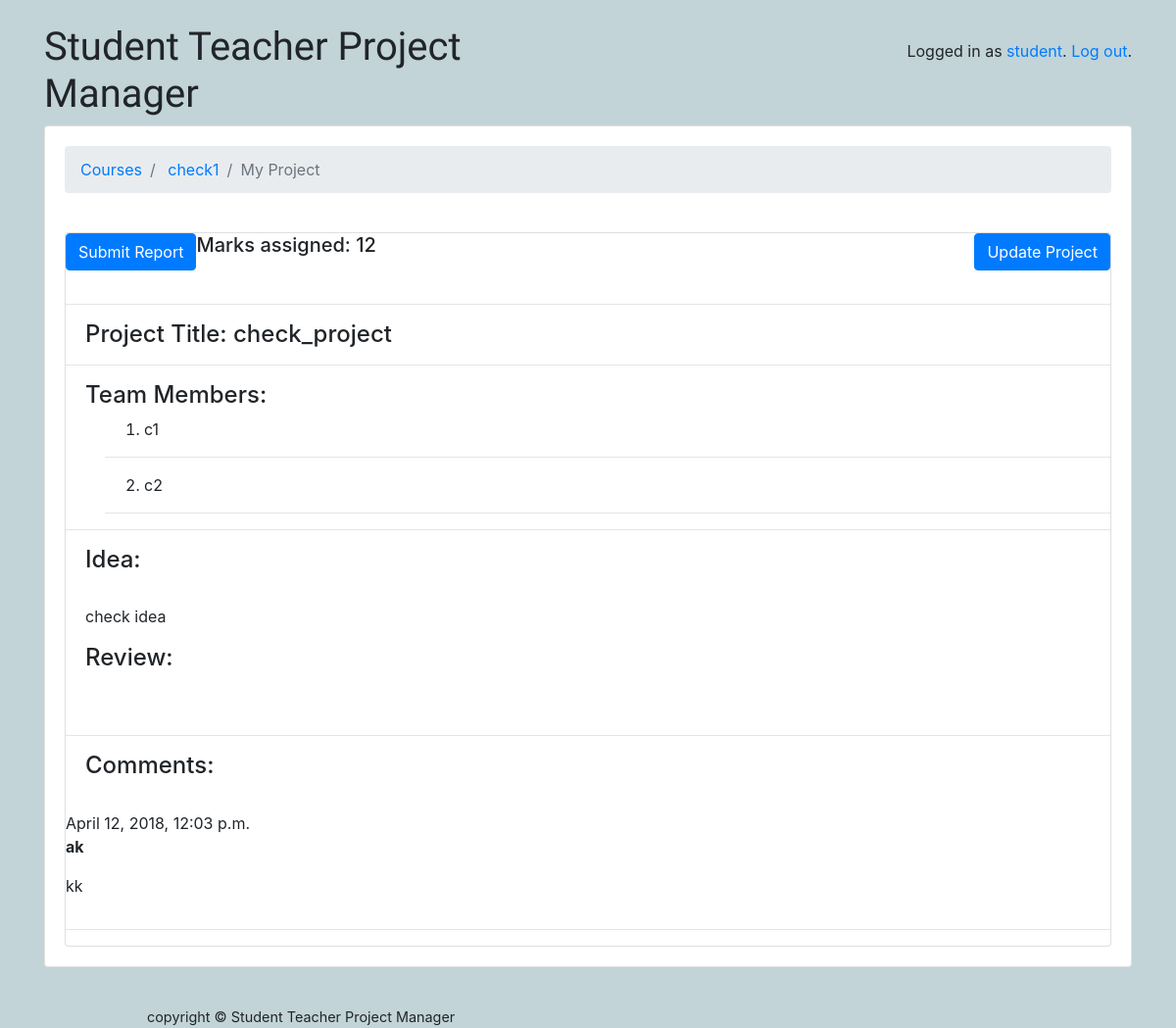
The app's page /classroom/courses/3/myproject/ (signed in) with its own data.
### classroom/models.py (models this page shows, shortened)
class User(AbstractUser):
	is_student = models.BooleanField(default=False)
	is_teacher = models.BooleanField(default=False)
	is_reviewer = models.BooleanField(default=False)
	image = models.ImageField(upload_to =user_directory_path, default='user.png')
	phone_regex = RegexValidator(regex=r'^\+?1?\d{9,15}$')
	phone_number = models.CharField(validators=[phone_regex], max_length=17, blank=True)
	assigned_projects = models.IntegerField(default=0)

class Course(models.Model):
	owner = models.ForeignKey(User, on_delete=models.CASCADE, related_name='courses')
	name = models.CharField(max_length=500)
	classes=(
		('a', 'B. Tech'),
		('b', 'M. Tech'),
		('c', 'MCA'),
		('d',  'PhD'),
	)
	cls = models.CharField(max_length=1, choices=classes)
	sems =(
		('1',  '1'),
		('2',  '2'),
		('3',  '3'),
		('4',  '4'),
		('5', '5'),
		('6', '6'),
		('7', '7'),
		('8', '8'),
	)
	semester = models.CharField(max_length=1, choices=sems)
	deps = (
		('a', 'Department of Computer Science and Engineering'),
		('b', 'Department of Information Technology'),
		('c', 'Department of Electronics & Communication Engineering'),
		('d',  'Department of Electrical and Electronics Engineering'),
		('e', 'Department of Mechanical Engineering'),
		('f', 'Department of Civil Engineering'),
		('g', 'Department of Mathematical and Computational Sciences'),
		('h', 'Department of Mining Engineering'),
		('i', 'Department of Chemical Engineering'),
		('j', 'Department of Metallurgical and Materials Engineering'),
		('k', 'Department of Applied Mechanics and Hydraulics'),
		('l', 'Department of Physics'),
		('m', 'Department of Chemistry'),
		('n', 'Department of Placement and Training'),
		('o', 'School of Management'),
	)
	department = models.CharField(max_length=1, choices = deps)
	info = models.CharField(max_length=100000)
	project_details = models.CharField(max_length=1000000, default='')

class Project(models.Model):
	owner = models.ForeignKey(User, on_delete=models.CASCADE, related_name='projects')
	title = models.CharField(max_length=500)
	members=models.CharField(max_length=200)
	idea = models.CharField(max_length=1000000, default='')
	review=models.CharField(max_length= 1000000, default='')
	marks_assigned = models.BooleanField(default=False)
	marks = models.IntegerField(default=0)
	courseid = models.IntegerField(default = 0)
	is_assigned = models.BooleanField(default=False)
	reviewee = models.ForeignKey(User, on_delete=models.CASCADE, related_name = 'reviewer_projects')
	def members_as_list(self):
		m = list(map(str, self.members.split(',')))
		return m

class Comment(models.Model):
    project = models.ForeignKey(Project, on_delete=models.CASCADE, related_name='comments')
    author = models.CharField(max_length=200)
    text = models.TextField()
    created_date = models.DateTimeField(default=timezone.now)

### classroom/views/students.py (the view)
# urls.py: path('classroom/courses/<int:pk>/myproject/', students.MyProjectView.as_view(), name='my_project'),
@method_decorator([login_required, student_required], name='dispatch')
class MyProjectView(ListView):
	template_name = 'classroom/students/my_project.html'
	context_object_name='projects'
	def get_queryset(self):
		project = Project.objects.all().filter(courseid__exact=int(self.kwargs.get('pk')), owner=self.request.user)
		return project
	def get_context_data(self, **kwargs):
		context = super(MyProjectView, self).get_context_data(**kwargs)
		course = Course.objects.get(pk=self.kwargs.get('pk'))
		context['course']=course
		pros = Project.objects.all().filter(courseid__exact=int(self.kwargs.get('pk')), owner=self.request.user)
		if len(pros)!=0:
			project = pros[0]
			'''
			for i in pros:
				if i.owner==self.request.user:
					project = i
					break
			'''
			context['project']=project
		else:
			context['project']=None
		return context

### classroom/templates/classroom/students/my_project.html (shortened to what this page needs)
{% extends 'base.html' %}
{% block content %}
  <nav aria-label="breadcrumb">
    <ol class="breadcrumb">
      <li class="breadcrumb-item"><a href="{% url 'student_courses' %}">Courses</a></li>
      <li class="breadcrumb-item"><a href="{% url 'course_page' course.pk %}"> {{ course.name }}</a></li>
	  <li class="breadcrumb-item active" aria-current="page">My Project</li>
    </ol>
  </nav>
  <br>
  <div class="card">
	{% if project %}
	  <div>
		<div>
		  <a href="{% url 'submit_report' project.pk %}" class="btn btn-primary text-center" style="float:left;" role="button"> Submit Report </a>
		  <a href="{% url 'update_my_project' project.pk %}" class="btn btn-primary text-center" style="float:right;" role="button">Update Project</a>
		  {% if project.marks_assigned %}
		  <h5 style="margin-left:20px;">Marks assigned: {{ project.marks }}</h5>
		  {% endif %}
		</div>
	  <br>
	  <hr>
	  <h4 style="margin-left:20px;"> Project Title: {{ project.title }}</h4>
      <hr/>
	  <h4 style="margin-left:20px;"> Team Members:<br></h4>
	  <ol>
		{% for member in project.members_as_list %}
		  <li style="margin-left:40px;">{{ member }}</li>
		  <hr>
		{% endfor %}
	  </ol>
      <hr/>
      <h4 style="margin-left:20px;">Idea: </h4>
      <br>
      <p style="margin-left:20px;">{{ project.idea }}</p>
	  </div>
	{% else %}
	  <div>
		<a href="{% url 'submit_my_project' course.pk %}" class="btn btn-primary text-center" style="float:right;" role="button">Submit Project</a>
	  </div>
	  <p class="bg-light text-center font-italic">You have not submitted the project yet.</p>
	{% endif %}
	<h4 style="margin-left:20px;">Review: </h4>
	<br>
	<hr>
	<h4 style="margin-left:20px;">Comments: </h4>
	<br>
	{% for comment in project.comments.all %}
    <div class="comment">
        <div class="date">{{ comment.created_date }}</div>
        <strong>{{ comment.author }}</strong>
        <p>{{ comment.text|linebreaks }}</p>
    </div>
	{% empty %}
		<p style="margin-left:20px;">No comments here yet :(</p>
	{% endfor %}
	<hr>
  </div>
{% endblock %}

### templates/base.html (shortened to what this page needs)
{% load static %}<!doctype html>
<html lang="en">
  <head>
    <link rel="stylesheet" href="https://maxcdn.bootstrapcdn.com/bootstrap/4.0.0/css/bootstrap.min.css">
    <link rel="stylesheet" type="text/css" href="{% static 'vendor/fontello-2f186091/css/fontello.css' %}">
    <link rel="stylesheet" type="text/css" href="{% static 'css/app.css' %}">
    {% if user.is_authenticated and user.is_teacher %}
      <link rel="stylesheet" type="text/css" href="{% static 'css/teachers.css' %}">
    {% elif user.is_authenticated and user.is_student %}
      <link rel="stylesheet" type="text/css" href="{% static 'css/students.css' %}">
	{% elif user.is_authenticated and user.is_reviewer %}
	  <link rel="stylesheet" type="text/css" href="{% static 'css/reviewers.css' %}">
    {% endif %}
  </head>
  <body >
	<div class="container my-4">
      <div class="row">
        <div class="col-xl-12 col-md-12 col-sm-12">
          <div class="row">
            <div class="col-6">
              <h1 class="logo">
                <a href="{% url 'home' %}">
                  Student Teacher Project Manager
                </a>
              </h1>
            </div>
            <div class="col-6 text-right">
              {% if user.is_authenticated %}
                <p class="pt-3">Logged in as <a href="{% url 'profile' %}">{{ user.username }}</a>. <a href="{% url 'logout' %}">Log out</a>.</p>
              {% else %}
                <a href="{% url 'login' %}" class="btn btn-primary" role="button">Log in</a>
                <a href="{% url 'signup' %}" class="btn btn-primary" role="button">Sign up</a>
              {% endif %}
            </div>
          </div>
          <div class="card mb-3">
            <div class="card-body">
              {% block content %}
              {% endblock %}
            </div>
          </div>
        </div>
      </div>
    </div>
  </body>
  <footer style="margin-left:150px;">
            copyright © Student Teacher Project Manager
  </footer>
</html>

### static/css/app.css (style rules this page uses)
.logo { font-family: 'Clicker Script', cursive; }
.logo a { color: #212529; text-decoration: none; }
footer { font-size: .9rem; }

### static/css/students.css (style rules this page uses)
body { background-color: #c2d4d8; }

### records on screen
User: username "student"
Course: name "check1"
Project: marks "12", title "check_project", idea "check idea"
Comment: created_date "April 12, 2018, 12:03 p.m.", author "ak", text "kk"

### other values on screen
{{ member }} "c1" "c2"
